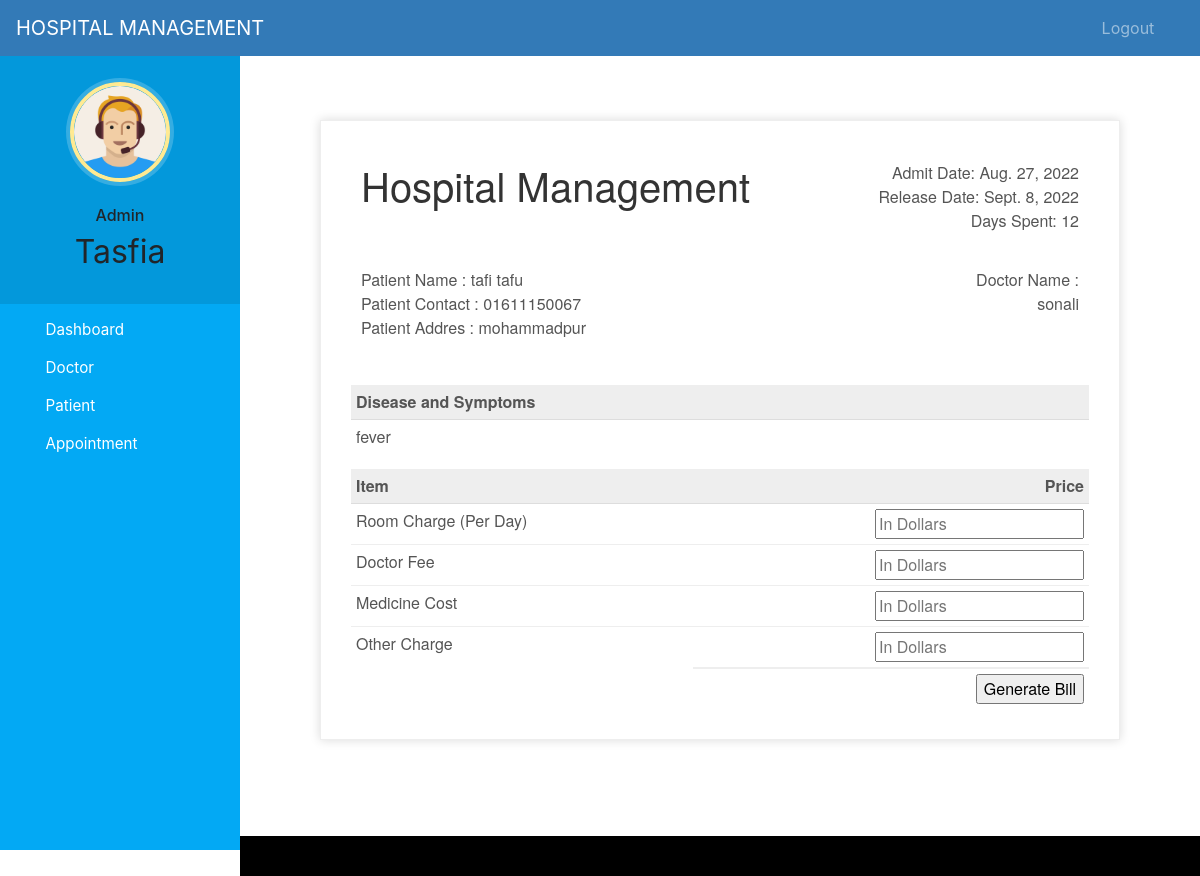
Page /discharge-patient/1 (signed in) on the committed database.
### hospital/models.py (models this page shows, shortened)
class Patient(models.Model):
    user=models.OneToOneField(User,on_delete=models.CASCADE)
    profile_pic= models.ImageField(upload_to='profile_pic/PatientProfilePic/',null=True,blank=True)
    address = models.CharField(max_length=40)
    mobile = models.CharField(max_length=20,null=False)
    symptoms = models.CharField(max_length=100,null=False)
    assignedDoctorId = models.PositiveIntegerField(null=True)
    admitDate=models.DateField(auto_now=True)
    status=models.BooleanField(default=False)
    @property
    def get_name(self):
        return self.user.first_name+" "+self.user.last_name

### hospital/views.py (the view, shortened to what this page needs)
# urls.py: path('discharge-patient/<int:pk>', views.discharge_patient_view,name='discharge-patient'),
@login_required(login_url='adminlogin')
@user_passes_test(is_admin)
def discharge_patient_view(request,pk):
    patient=models.Patient.objects.get(id=pk)
    days=(date.today()-patient.admitDate) #2 days, 0:00:00
    assignedDoctor=models.User.objects.all().filter(id=patient.assignedDoctorId)
    d=days.days # only how many day that is 2
    patientDict={
        'patientId':pk,
        'name':patient.get_name,
        'mobile':patient.mobile,
        'address':patient.address,
        'symptoms':patient.symptoms,
        'admitDate':patient.admitDate,
        'todayDate':date.today(),
        'day':d,
        'assignedDoctorName':assignedDoctor[0].first_name,
    }
    return render(request,'hospital/patient_generate_bill.html',context=patientDict)

### hospital/views.py (called while the page is built)
def is_admin(user):
    return user.groups.filter(name='ADMIN').exists()

### templates/hospital/patient_generate_bill.html (shortened to what this page needs)
{% extends 'hospital/admin_base.html' %}
{% load static %}
{% block content %}
<head>
</head>
<br><br><br>
<div class="invoice-box">
  <table cellpadding="0" cellspacing="0">
    <tr class="top">
      <td colspan="2">
        <table>
          <tr>
            <td class="title">
              <h1>Hospital Management</h1>
            </td>
            <td>
              Admit Date: {{admitDate}}<br>
              Release Date: {{todayDate}}<br>
              Days Spent: {{day}}
            </td>
          </tr>
        </table>
      </td>
    </tr>
    <tr class="information">
      <td colspan="2">
        <table>
          <tr>
            <td>
              Patient Name : {{name}}<br>
              Patient Contact : {{mobile}}<br>
              Patient Addres : {{address}}<br>
            </td>
            <td>
              Doctor Name :<br>
              {{assignedDoctorName}}<br>
            </td>
          </tr>
        </table>
      </td>
    </tr>
    <tr class="heading">
      <td>
        Disease and Symptoms
      </td>
      <td>
      </td>
    </tr>
    <tr class="details">
      <td>
        {{symptoms}}
      </td>
    </tr>
    <tr class="heading">
      <td>
        Item
      </td>
      <td>
        Price
      </td>
    </tr>
    <form method="post">
      <tr class="item">
        <td>
          Room Charge (Per Day)
        </td>
        <td>
          <input type="number" name="roomCharge" placeholder="In Dollars" value="">
        </td>
      </tr>
      <tr class="item">
        <td>
          Doctor Fee
        </td>
        <td>
          <input type="number" name="doctorFee" placeholder="In Dollars" value="">
        </td>
      </tr>
      <tr class="item">
        <td>
          Medicine Cost
        </td>
        <td>
          <input type="number" name="medicineCost" placeholder="In Dollars" value="">
        </td>
      </tr>
      <tr class="item last">
        <td>
          Other Charge
        </td>
        <td>
          <input type="number" name="OtherCharge" placeholder="In Dollars" value="">
        </td>
      </tr>
      <tr class="total">
        <td></td>
        <td>
          <input type="submit" name="submit" value="Generate Bill">
        </td>
      </tr>
    </form>
  </table>
</div>
{% endblock content %}

### templates/hospital/admin_base.html (shortened to what this page needs)
<!DOCTYPE html>
{% load static %}
<html lang="en">
<head>
  <link rel="stylesheet" href="https://stackpath.bootstrapcdn.com/bootstrap/4.3.1/css/bootstrap.min.css">
  <link rel="stylesheet" href="https://maxcdn.bootstrapcdn.com/font-awesome/4.7.0/css/font-awesome.min.css">
  <link rel="stylesheet" href="{% static '/style.css' %}">
</head>
<body>
  <nav class="menu" tabindex="0">
    <header class="avatar">
      <img src="{% static "images/adminpropic.png" %}" />
      <br><br>
      <h6>Admin</h6>
      <h2>{{request.user.first_name}}</h2>
    </header>
    <ul>
      <li tabindex="0" class="icon-dashboard"> <a style="color:white; text-decoration:none;" href="/admin-dashboard"><span>Dashboard</span></a> </li>
      <li tabindex="0" class="icon-customers"> <a style="color:white; text-decoration:none;" href="/admin-doctor"><span>Doctor</span></a></li>
      <li tabindex="0" class="icon-users"> <a style="color:white; text-decoration:none;" href="/admin-patient"><span>Patient</span></a></li>
      <li tabindex="0" class="icon-calendar"> <a style="color:white; text-decoration:none;" href="/admin-appointment"><span>Appointment</span></a></li>
    </ul>
  </nav>
  <main>
    <div class="bs-example">
      <nav class="navbar navbar-expand-md  navbar-dark fixed-top" style="background:#337AB7;">
        <a href="/admin-dashboard" class="navbar-brand">HOSPITAL MANAGEMENT</a>
        <div class="collapse navbar-collapse justify-content-between" id="navbarCollapse">
          <div class="navbar-nav" style=" margin-left: 90%;">
            <a href="/logout" class="nav-item nav-link">Logout</a>
          </div>
        </div>
      </nav>
    </div>
    <br><br>
    {% block content %}
    {% endblock content %}
    <br><br><br><br>
    <footer>
      <br>
      <div class="container">
        <div class="row">
          <div class="col-md-12 col-sm-12">
          </div>
        </div>
      </div>
    </footer>
  </main>
</body>
</html>

### static/style.css (style rules this page uses)
body { padding-left: 240px; }
main { position: relative; height: 100vh; }
.menu { background: #5bc995; height: 100vh; width: 240px; position: fixed; top: 0px; left: 0; z-index: 5; outline: none; }
.menu .avatar { background: rgba(0, 0, 0, 0.1); padding: 2em 0.5em; text-align: center; }
.menu .avatar img { width: 100px; border-radius: 50%; overflow: hidden; border: 4px solid #ffea92; box-shadow: 0 0 0 4px rgba(255, 255, 255, 0.2); }
.menu .avatar h2 { font-weight: normal; margin-bottom: 0; }
.menu ul { list-style: none; padding: 0.5em 0; margin: 0; }
.menu ul li { padding: 0.5em 1em 0.5em 3em; font-size: 0.95em; font-weight: regular; background-repeat: no-repeat; background-position: left 15px center; background-size: auto 20px; transition: all 0.15s linear; cursor: pointer; }
.menu ul li.icon-dashboard { background-image: url("http://www.entypo.com/images//gauge.svg"); }
.menu ul li.icon-customers { background-image: url("http://www.entypo.com/images//briefcase.svg"); }
.menu ul li.icon-users { background-image: url("http://www.entypo.com/images//users.svg"); }
.menu ul li.icon-calendar { background-image: url("http://www.entypo.com/images//calendar.svg"); }

### templates/hospital/admin_base.html (style rules this page uses)
a:link { text-decoration: none; }
a { color: white; }
footer { padding: 0px 0px 0px 0px; background-color: black; margin: 0px; }
body { padding-left: 240px; }
main { position: relative; height: 100vh; }
.menu { background: #03a9f4; height: 100vh; width: 240px; position: fixed; top: 0px; left: 0; z-index: 5; outline: none; }
.menu .avatar { background: rgba(0, 0, 0, 0.1); padding: 2em 0.5em; text-align: center; }
.menu .avatar img { width: 100px; border-radius: 50%; overflow: hidden; border: 4px solid #ffea92; box-shadow: 0 0 0 4px rgba(255, 255, 255, 0.2); }
.menu .avatar h2 { font-weight: normal; margin-bottom: 0; }
.menu ul { list-style: none; padding: 0.5em 0; margin: 0; }
.menu ul li { padding: 0.5em 1em 0.5em 3em; font-size: 0.95em; font-weight: regular; background-repeat: no-repeat; background-position: left 15px center; background-size: auto 20px; transition: all 0.15s linear; cursor: pointer; }
.menu ul li.icon-dashboard { background-image: url("http://www.entypo.com/images//gauge.svg"); }
.menu ul li.icon-customers { background-image: url("http://www.entypo.com/images//briefcase.svg"); }
.menu ul li.icon-users { background-image: url("http://www.entypo.com/images//users.svg"); }
.menu ul li.icon-calendar { background-image: url("http://www.entypo.com/images//calendar.svg"); }

### templates/hospital/patient_generate_bill.html (style rules this page uses)
.invoice-box { max-width: 800px; margin: auto; padding: 30px; border: 1px solid #eee; box-shadow: 0 0 10px rgba(0, 0, 0, .15); font-size: 16px; line-height: 24px; font-family: 'Helvetica Neue', 'Helvetica', Helvetica, Arial, sans-serif; color: #555; }
.invoice-box table { width: 100%; line-height: inherit; text-align: left; }
.invoice-box table td { padding: 5px; vertical-align: top; }
.invoice-box table tr td:nth-child(2) { text-align: right; }
.invoice-box table tr.top table td { padding-bottom: 20px; }
.invoice-box table tr.top table td.title { font-size: 45px; line-height: 45px; color: #333; }
.invoice-box table tr.information table td { padding-bottom: 40px; }
.invoice-box table tr.heading td { background: #eee; border-bottom: 1px solid #ddd; font-weight: bold; }
.invoice-box table tr.details td { padding-bottom: 20px; }
.invoice-box table tr.item td { border-bottom: 1px solid #eee; }
.invoice-box table tr.item.last td { border-bottom: none; }
.invoice-box table tr.total td:nth-child(2) { border-top: 2px solid #eee; font-weight: bold; }
.menu { top: 50px; }

### rows in the picture
Patient: admitDate "Aug. 27, 2022", mobile "01611150067", address "mohammadpur", symptoms "fever"

### other values in the picture
{{ request.user.first_name }} "Tasfia"
{{ name }} "tafi tafu"
{{ assignedDoctorName }} "sonali"
